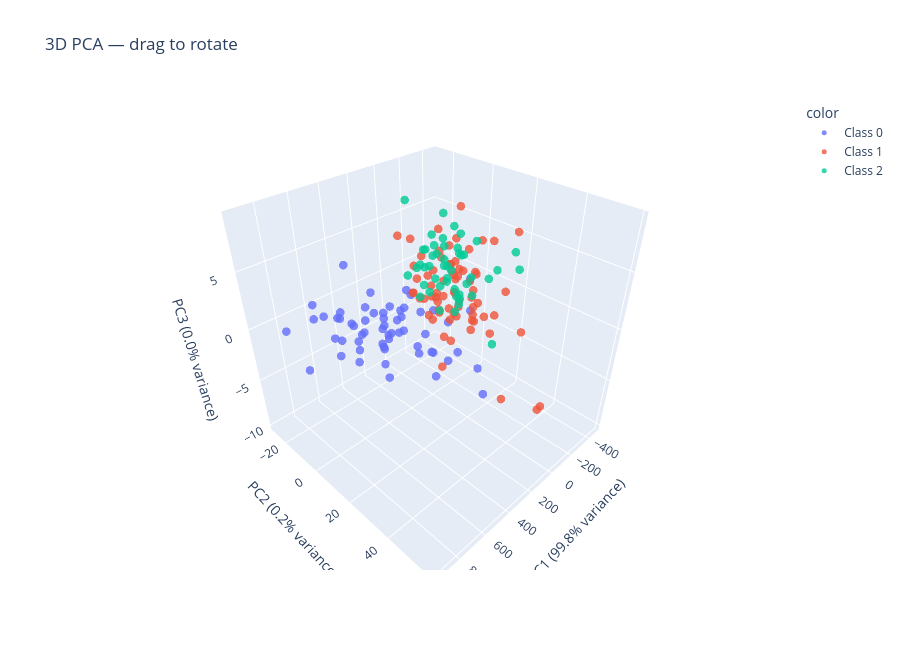

Notebook code for this chart:
### Markdown cell above
## 3D Projection

We can represent data up to 3 dimension, using the same snippet of code, but we set the number of component to 3.

With a third component, we might see a separation between the group, which we can visualized with a 3D scatter plot:

### Code cell
import plotly.express as px

pca = PCA(n_components=3)
pca_3d = pca.fit_transform(features)

fig = px.scatter_3d(
    pca_3d, x=0, y=1, z=2,
    color=[f"Class {label}" for label in labels],
    labels={
        str(i): f"PC{i+1} ({ratio:.1%} variance)"
        for i, ratio in enumerate(pca.explained_variance_ratio_)
    },
    title="3D PCA — drag to rotate",
    opacity=0.8,
    height=650,
)
fig.update_traces(marker_size=5)
fig.show()
